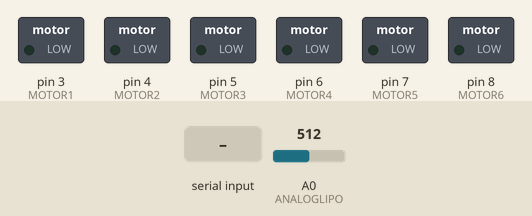
Simulated run of this sketch. Board: Arduino Uno, built with avr-gcc and run on an emulated ATmega328P. On the bench: switched loads named in the sketch (green lamp = pin HIGH). The inputs (shaded band) are chosen by the test bench; at power-on: A0 (ANALOGLIPO) = 512. What the sketch prints to the serial monitor is not drawn.

Above: at 2.8 s.
2.9 s: "1" received over the second serial link
At 4.9 s:
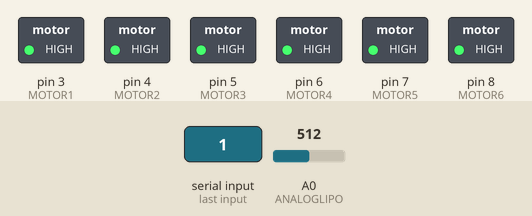
5.6 s: "2" received over the second serial link
Timing chart, 0 to 8.6 s (numbered marks = the images above; inputs shaded):
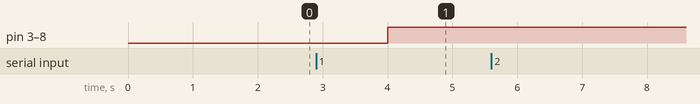

Measured:
- after the input at 2.9 s, pin 3 (MOTOR1), pin 4 (MOTOR2), pin 5 (MOTOR3), pin 6 (MOTOR4), pin 7 (MOTOR5), pin 8 (MOTOR6): LOW → HIGH after 1.1 s
- after the input at 5.6 s, every drawn part: stays the same

The sketch:

Grupo1_Arduino.ino
```cpp
#include <SoftwareSerial.h>
#define ANALOGLIPO 0
SoftwareSerial miBT(10, 11);
int analogValor = 0;
float voltaje = 0;
char DATO = 0;
int MOTOR1= 3;
int MOTOR2= 4;
int MOTOR3 = 5;
int MOTOR4 = 6;
int MOTOR5 = 7;
int MOTOR6 = 8;
void setup(){
  Serial.begin(9600);
  Serial.println("Listo");
  miBT.begin(38400);
  pinMode(MOTOR1, OUTPUT);
  pinMode(MOTOR2, OUTPUT);
  pinMode(MOTOR3, OUTPUT);
  pinMode(MOTOR4, OUTPUT);
  pinMode(MOTOR5, OUTPUT);
  pinMode(MOTOR6, OUTPUT);
}

void loop(){
analogValor = analogRead(ANALOGLIPO);
voltaje = 0.0048*analogValor;
if (miBT.available()){
   DATO = miBT.read();
   if(DATO == '2'){
    Serial.println((voltaje/10)*100);
   }
   if(DATO == '1'){
     digitalWrite(MOTOR1, !digitalRead(MOTOR1));
     digitalWrite(MOTOR2, !digitalRead(MOTOR2));
     digitalWrite(MOTOR3, !digitalRead(MOTOR3));
     digitalWrite(MOTOR4, !digitalRead(MOTOR4));
     digitalWrite(MOTOR5, !digitalRead(MOTOR5));
     digitalWrite(MOTOR6, !digitalRead(MOTOR6));
   }

}
delay(2000);
}
```
